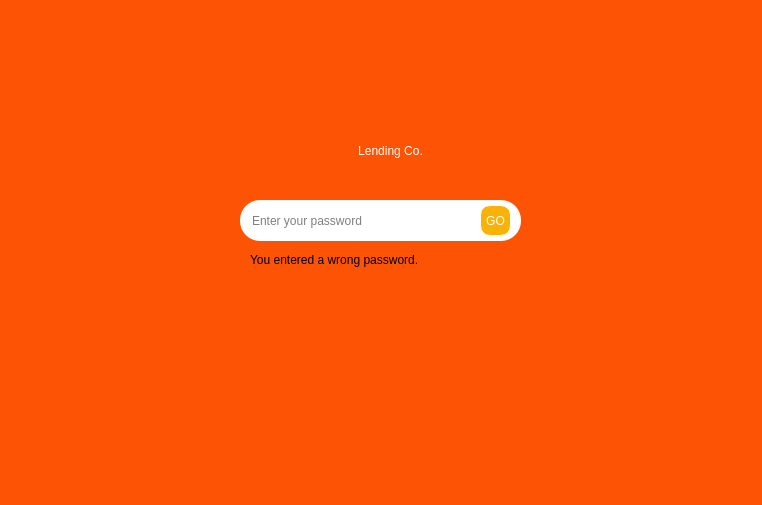
<?xml version="1.0" encoding="UTF-8"?>
<ui version="4.0">
 <class>MainWindow</class>
 <widget class="QMainWindow" name="MainWindow">
  <property name="geometry">
   <rect>
    <x>0</x>
    <y>0</y>
    <width>762</width>
    <height>505</height>
   </rect>
  </property>
  <property name="windowTitle">
   <string>Lending Company login</string>
  </property>
  <widget class="QWidget" name="centralwidget">
   <widget class="QWidget" name="bg" native="true">
    <property name="geometry">
     <rect>
      <x>0</x>
      <y>0</y>
      <width>771</width>
      <height>521</height>
     </rect>
    </property>
    <property name="styleSheet">
     <string notr="true">#bg{
background-color: #fc5404;
}</string>
    </property>
    <widget class="QLabel" name="label">
     <property name="enabled">
      <bool>true</bool>
     </property>
     <property name="geometry">
      <rect>
       <x>10</x>
       <y>110</y>
       <width>761</width>
       <height>81</height>
      </rect>
     </property>
     <property name="statusTip">
      <string>lending corporation</string>
     </property>
     <property name="styleSheet">
      <string notr="true">#label {
color: white;
font: 25 46pt &quot;Bodoni MT Poster Compressed&quot;;
}</string>
     </property>
     <property name="text">
      <string>Lending Co.</string>
     </property>
     <property name="scaledContents">
      <bool>false</bool>
     </property>
     <property name="alignment">
      <set>Qt::AlignCenter</set>
     </property>
    </widget>
    <widget class="QWidget" name="widget" native="true">
     <property name="geometry">
      <rect>
       <x>240</x>
       <y>200</y>
       <width>281</width>
       <height>41</height>
      </rect>
     </property>
     <property name="styleSheet">
      <string notr="true">#widget{
background-color: white;
border: 1px white;
border-radius: 20px;
}</string>
     </property>
     <widget class="QPushButton" name="pushButton">
      <property name="geometry">
       <rect>
        <x>240</x>
        <y>5</y>
        <width>31</width>
        <height>31</height>
       </rect>
      </property>
      <property name="cursor">
       <cursorShape>PointingHandCursor</cursorShape>
      </property>
      <property name="styleSheet">
       <string notr="true">#pushButton{
color: white;
background-color: #f9b208;
border: 1px solid white;
border-radius: 10px;
}
#pushButton:hover{
color: white;
background-color: #f9b208;
border: 1px solid #fc5404;
border-radius: 10px;
}</string>
      </property>
      <property name="text">
       <string>GO</string>
      </property>
      <property name="iconSize">
       <size>
        <width>45</width>
        <height>45</height>
       </size>
      </property>
     </widget>
     <widget class="QLineEdit" name="lineEdit">
      <property name="geometry">
       <rect>
        <x>10</x>
        <y>5</y>
        <width>221</width>
        <height>31</height>
       </rect>
      </property>
      <property name="styleSheet">
       <string notr="true">#lineEdit{
border: TRANSPARENT;
	font: 25 11pt &quot;Calibri Light&quot;;
}</string>
      </property>
      <property name="inputMethodHints">
       <set>Qt::ImhHiddenText|Qt::ImhNoAutoUppercase|Qt::ImhNoPredictiveText|Qt::ImhSensitiveData</set>
      </property>
      <property name="echoMode">
       <enum>QLineEdit::Password</enum>
      </property>
      <property name="placeholderText">
       <string>Enter your password</string>
      </property>
     </widget>
    </widget>
    <widget class="QLabel" name="hint">
     <property name="geometry">
      <rect>
       <x>250</x>
       <y>250</y>
       <width>181</width>
       <height>20</height>
      </rect>
     </property>
     <property name="text">
      <string>You entered a wrong password.</string>
     </property>
    </widget>
   </widget>
  </widget>
 </widget>
 <resources/>
 <connections/>
</ui>
